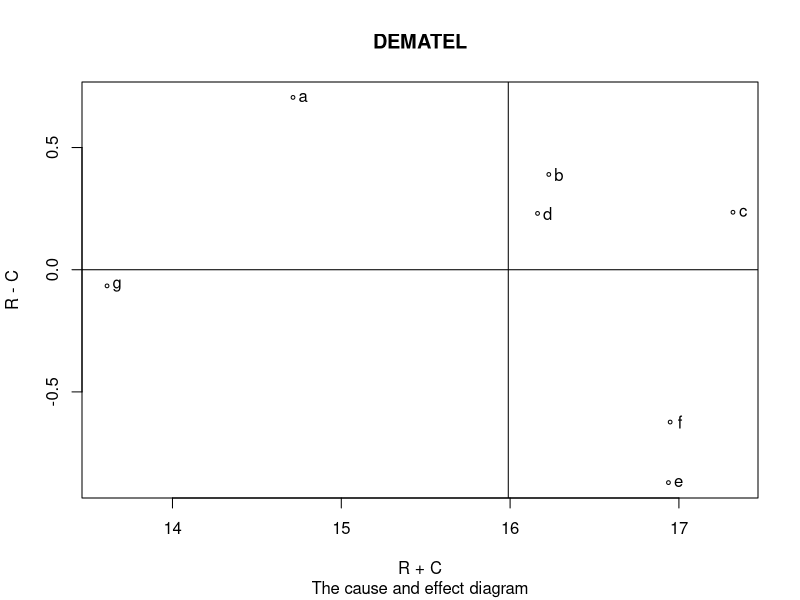

Write the R code that produced this figure.
dematel = function(Z) {
    if (missing(Z))
    stop("usage:
            Z - n x n decision matrix
        ")
    if (! is.matrix(Z))
    stop("argument 'Z' must be a matrix with the values of the alternatives")
    if (! all(Z >= 0))
    stop("all values must be not negative")
    # step 2
    maxSum = 0
    for (i in 1 : nrow(Z)) {
        maxSum = max(maxSum, sum(Z[i,]))
    }
    for (i in 1 : ncol(Z)) {
        maxSum = max(maxSum, sum(Z[, i]))
    }
    D = Z / maxSum
    # step 3
    Ones = diag(nrow(D))
    T = D %*% solve(Ones - D) # solve with one arg makes inverse matrix

    # step 4
    R = c()
    for (i in 1 : nrow(T)) {
        R[i] = sum(T[i,])
    }
    C = c()
    for (i in 1 : ncol(T)) {
        C[i] = sum(T[, i])
    }

    x = R + C; y = R - C
    # step 5
    alpha = mean(T) # filter...?
    Criterion = colnames(D)
    df = data.frame(Criterion, R, C, x, y)
    df$Criterion = paste("", Criterion, sep = "    ")
    colnames(df) <- c("Criterion", "R", "C", "R + C", "R - C")
    plot(x, y, type = 'p',
    main = "DEMATEL", sub = "The cause and effect diagram", xlab = "R + C", ylab = "R - C", cex = 0.5)
    abline(h = mean(y), v = mean(x))
    text(x, y, df$Criterion)
    View(df)
}

Z = as.matrix(read.csv("myfile.csv", header = TRUE, sep = ",", row.names = 1))
dematel(Z)